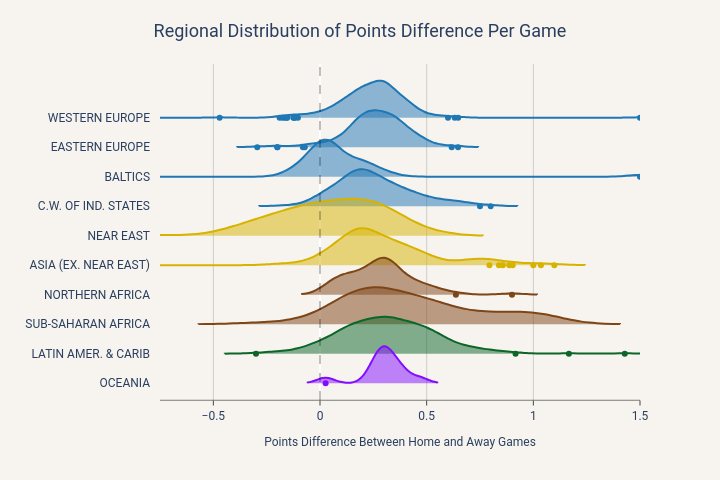

Write notebook code for a chart like this one.
### Markdown cell above
This plot is the main confirmation of home advantage being a real thing, and our main motivation to try to explain it.

### Code cell
# 1. Define the custom order of your regions to group nearby locations
custom_region_order = [
    "WESTERN EUROPE", "EASTERN EUROPE", "BALTICS", "C.W. OF IND. STATES",  # Europe grouping
    "NEAR EAST", "ASIA (EX. NEAR EAST)",     # Asia grouping
    'NORTHERN AFRICA', 'SUB-SAHARAN AFRICA',
    "LATIN AMER. & CARIB", # Americas grouping
    'OCEANIA'
    # ... add all other regions from your dataset in the exact order you want
]

# 2. Define a color map to assign the same color to clustered regions
region_colors = {
    # Europe - Blue
    "WESTERN EUROPE": "#1f77b4",  
    "EASTERN EUROPE": "#1f77b4",  
    "BALTICS": "#1f77b4",
    "C.W. OF IND. STATES": "#1f77b4",         
    
    # Americas - Green
    "LATIN AMER. & CARIB": "#0D6629", 
    
    # Asia - Orange
    "NEAR EAST": "#d7b300",       
    "ASIA (EX. NEAR EAST)": "#d7b300", 


    'NORTHERN AFRICA': "#7e4517",      
    'SUB-SAHARAN AFRICA': "#7e4517",

    'OCEANIA': "#820EFF"
    # ... ensure every region in your dataset has a color mapped to it
} 


# Create the base violin plot with swapped axes
fig = px.violin(
    team_summary,
    x="points_diff_per_game",  # Swapped: Numerical data is now on the x-axis
    y="region",             # Swapped: Categorical data is now on the y-axis
    color="region",         # Coloring by region helps visually separate the overlapping ridges
    #points="all",           # Displays each team as a dot under the ridge
    #hover_data=["Team"],    # Shows the team name when hovering over a dot
    title="Regional Distribution of Points Difference Per Game",
    
    category_orders={"region": custom_region_order},  # Forces the custom sorting
    color_discrete_map=region_colors
)

# Add the specific vertical line at x=0
fig.add_vline(x=0, line_width=1, line_color='#000000', opacity=0.5, line_dash='dash')

# Update traces to transform the violins into a ridge plot
fig.update_traces(
    orientation='h',        # Ensure the plot is drawn horizontally
    side='positive',        # Cuts the violin in half, leaving only the top "ridge"
    width=2.5,              # Increases the width so the distributions overlap vertically
    #marker_opacity=0.6     # Lowers the opacity of the dots so they don't visually overwhelm the plot
    #line_color="black" 
    hoveron=None      
)

# Apply axis styling (X solid with trims/ticks, Y hidden line/ticks)
fig.update_xaxes(
    showline=True, 
    linecolor='black', 
    linewidth=.5,
    ticks='outside',

    showgrid=True,
    gridcolor='HSL(0, 0%, 80%)', # Light gray grid lines for better readability

    title_font=dict(size=12),
    title_text='Points Difference Between Home and Away Games',
    range=[-0.75, 1.5],
    anchor='free',
    #shift=10
)
fig.update_yaxes(
    showline=False, 
    anchor='free',
    shift=-10,
    ticks=''
)

# Customize the layout for a clean, readable appearance
fig.update_layout(
    width=720,
    height=480,
    font=dict(family='Roboto'),
    plot_bgcolor='#f7f4ef',
    paper_bgcolor='#f7f4ef',
    
    title_x=0.5,        # Centers the title horizontally
    title_y=0.95,       # Moves the title slightly down from the top edge
    title_font_size=18,

    yaxis_title=None,  # Y-axis title is unnecessary since the regions are already labeled
    
    showlegend=False,       # The y-axis already labels the regions, so a legend is redundant

    margin=dict(
        l=160,  # Left margin in pixels
        #r=0,  # Right margin in pixels
        t=64,  # Top margin (often set slightly larger to accommodate the title)
        #b=100   # Bottom margin in pixels
    )
)

# Display the plot
fig.write_image('Regional_Distribution_of_Points_Difference_Per_Game.png')
fig.show()

### Figure 1 — Plotly figure (JSON) as saved in the notebook; plotly's stock layout.template omitted (floating-point values rounded to 4 significant figures; data arrays with more than 128 entries replaced by an {"elided": "..."} marker saying what was removed)
{"data": [{"alignmentgroup": "True", "box": {"visible": false}, "hovertemplate": "region=%{y}<br>points_diff_per_game=%{x}<extra></extra>", "legendgroup": "WESTERN EUROPE", "marker": {"color": "#1f77b4"}, "name": "WESTERN EUROPE", "offsetgroup": "WESTERN EUROPE", "orientation": "h", "scalegroup": "True", "showlegend": true, "side": "positive", "type": "violin", "width": 2.5, "x": {"elided": "346 float values"}, "x0": " ", "xaxis": "x", "y": {"elided": "346 str values"}, "y0": " ", "yaxis": "y"}, {"alignmentgroup": "True", "box": {"visible": false}, "hovertemplate": "region=%{y}<br>points_diff_per_game=%{x}<extra></extra>", "legendgroup": "EASTERN EUROPE", "marker": {"color": "#1f77b4"}, "name": "EASTERN EUROPE", "offsetgroup": "EASTERN EUROPE", "orientation": "h", "scalegroup": "True", "showlegend": true, "side": "positive", "type": "violin", "width": 2.5, "x": {"elided": "169 float values"}, "x0": " ", "xaxis": "x", "y": {"elided": "169 str values"}, "y0": " ", "yaxis": "y"}, {"alignmentgroup": "True", "box": {"visible": false}, "hovertemplate": "region=%{y}<br>points_diff_per_game=%{x}<extra></extra>", "legendgroup": "BALTICS", "marker": {"color": "#1f77b4"}, "name": "BALTICS", "offsetgroup": "BALTICS", "orientation": "h", "scalegroup": "True", "showlegend": true, "side": "positive", "type": "violin", "width": 2.5, "x": [0.0, 0.07207, 0.1264, 0.03137, 0.1667, -0.01569, 0.0, 0.0549, 0.1795, 0.07059, 0.01569, 0.1181, 1.5, 0.06275, 0.003922, 0.2111, 0.1967, 0.0, -0.07407, -0.06452, 0.0, 0.01136, 0.3295, 0.05618, 0.03448, -0.1481, -0.07937, 0.2727, -0.07463, 0.08824, 0.07353, 0.2736, 0.05263, -0.03125, 0.2222, 0.0, -0.01923, -1.0, 0.1058, 0.02632, -0.1226, 0.2083, 0.1714], "x0": " ", "xaxis": "x", "y": ["BALTICS", "BALTICS", "BALTICS", "BALTICS", "BALTICS", "BALTICS", "BALTICS", "BALTICS", "BALTICS", "BALTICS", "BALTICS", "BALTICS", "BALTICS", "BALTICS", "BALTICS", "BALTICS", "BALTICS", "BALTICS", "BALTICS", "BALTICS", "BALTICS", "BALTICS", "BALTICS", "BALTICS", "BALTICS", "BALTICS", "BALTICS", "BALTICS", "BALTICS", "BALTICS", "BALTICS", "BALTICS", "BALTICS", "BALTICS", "BALTICS", "BALTICS", "BALTICS", "BALTICS", "BALTICS", "BALTICS", "BALTICS", "BALTICS", "BALTICS"], "y0": " ", "yaxis": "y"}, {"alignmentgroup": "True", "box": {"visible": false}, "hovertemplate": "region=%{y}<br>points_diff_per_game=%{x}<extra></extra>", "legendgroup": "C.W. OF IND. STATES", "marker": {"color": "#1f77b4"}, "name": "C.W. OF IND. STATES", "offsetgroup": "C.W. OF IND. STATES", "orientation": "h", "scalegroup": "True", "showlegend": true, "side": "positive", "type": "violin", "width": 2.5, "x": {"elided": "158 float values"}, "x0": " ", "xaxis": "x", "y": {"elided": "158 str values"}, "y0": " ", "yaxis": "y"}, {"alignmentgroup": "True", "box": {"visible": false}, "hovertemplate": "region=%{y}<br>points_diff_per_game=%{x}<extra></extra>", "legendgroup": "NEAR EAST", "marker": {"color": "#d7b300"}, "name": "NEAR EAST", "offsetgroup": "NEAR EAST", "orientation": "h", "scalegroup": "True", "showlegend": true, "side": "positive", "type": "violin", "width": 2.5, "x": [0.2571, -0.1619, -0.02727, 0.1538, -0.2703, -0.2812, -0.1042, 0.2692, -0.4234, -0.1182, 0.2687, -0.8333, 0.07692, 0.1313, -0.01961, 0.1096, -0.0991, 0.008, -0.01429, -0.1622, -0.2632, 0.2768, 0.1232, -0.1143, -0.1206, -1.4, -0.06522, 0.05147, 0.03676, 0.1923, -0.3696, -0.1846, -0.3256, 0.25, -0.2937, -0.02143, 0.0381, -2.0, -0.1655, -0.2718, -0.3366, 0.0137, 0.2, 0.2857, -0.2667, -0.1333, 0.06667, 0.0, -0.4667, -0.2143, -0.3333, 0.2667, 0.5, 0.02655, 0.1364, 0.0, 0.1778, 0.01481, -0.0963, 0.0963, -0.04444, -0.04425, -0.2727, 0.1259, 0.1111, -0.1161, -0.12, 0.1704, 0.05926, 0.2796, 0.1667, 0.2261, 0.5294, 0.2714, 0.3529, -0.02941, 0.25, 0.3433, 0.42, 0.2836, 0.2308, 0.2667, 0.4118, 0.1304, 0.2059, 0.1846, 0.3441, 0.2887, 0.1176, 0.1505, 0.4265, -0.1356, 0.3051, 0.2941, 0.42, 0.3232, 0.2575], "x0": " ", "xaxis": "x", "y": ["NEAR EAST", "NEAR EAST", "NEAR EAST", "NEAR EAST", "NEAR EAST", "NEAR EAST", "NEAR EAST", "NEAR EAST", "NEAR EAST", "NEAR EAST", "NEAR EAST", "NEAR EAST", "NEAR EAST", "NEAR EAST", "NEAR EAST", "NEAR EAST", "NEAR EAST", "NEAR EAST", "NEAR EAST", "NEAR EAST", "NEAR EAST", "NEAR EAST", "NEAR EAST", "NEAR EAST", "NEAR EAST", "NEAR EAST", "NEAR EAST", "NEAR EAST", "NEAR EAST", "NEAR EAST", "NEAR EAST", "NEAR EAST", "NEAR EAST", "NEAR EAST", "NEAR EAST", "NEAR EAST", "NEAR EAST", "NEAR EAST", "NEAR EAST", "NEAR EAST", "NEAR EAST", "NEAR EAST", "NEAR EAST", "NEAR EAST", "NEAR EAST", "NEAR EAST", "NEAR EAST", "NEAR EAST", "NEAR EAST", "NEAR EAST", "NEAR EAST", "NEAR EAST", "NEAR EAST", "NEAR EAST", "NEAR EAST", "NEAR EAST", "NEAR EAST", "NEAR EAST", "NEAR EAST", "NEAR EAST", "NEAR EAST", "NEAR EAST", "NEAR EAST", "NEAR EAST", "NEAR EAST", "NEAR EAST", "NEAR EAST", "NEAR EAST", "NEAR EAST", "NEAR EAST", "NEAR EAST", "NEAR EAST", "NEAR EAST", "NEAR EAST", "NEAR EAST", "NEAR EAST", "NEAR EAST", "NEAR EAST", "NEAR EAST", "NEAR EAST", "NEAR EAST", "NEAR EAST", "NEAR EAST", "NEAR EAST", "NEAR EAST", "NEAR EAST", "NEAR EAST", "NEAR EAST", "NEAR EAST", "NEAR EAST", "NEAR EAST", "NEAR EAST", "NEAR EAST", "NEAR EAST", "NEAR EAST", "NEAR EAST", "NEAR EAST"], "y0": " ", "yaxis": "y"}, {"alignmentgroup": "True", "box": {"visible": false}, "hovertemplate": "region=%{y}<br>points_diff_per_game=%{x}<extra></extra>", "legendgroup": "ASIA (EX. NEAR EAST)", "marker": {"color": "#d7b300"}, "name": "ASIA (EX. NEAR EAST)", "offsetgroup": "ASIA (EX. NEAR EAST)", "orientation": "h", "scalegroup": "True", "showlegend": true, "side": "positive", "type": "violin", "width": 2.5, "x": {"elided": "155 float values"}, "x0": " ", "xaxis": "x", "y": {"elided": "155 str values"}, "y0": " ", "yaxis": "y"}, {"alignmentgroup": "True", "box": {"visible": false}, "hovertemplate": "region=%{y}<br>points_diff_per_game=%{x}<extra></extra>", "legendgroup": "NORTHERN AFRICA", "marker": {"color": "#7e4517"}, "name": "NORTHERN AFRICA", "offsetgroup": "NORTHERN AFRICA", "orientation": "h", "scalegroup": "True", "showlegend": true, "side": "positive", "type": "violin", "width": 2.5, "x": [0.2577, 0.1667, 0.2649, 0.1677, 0.1111, 0.1856, 0.05556, 0.9, 0.03333, 0.2083, 0.07477, 0.2295, 0.1557, 0.2925, 0.3667, 0.5, 0.3929, 0.04321, 0.2955, 0.1325, 0.1145, 0.2994, 0.1471, 0.1, 0.06024, 0.0438, 0.3529, 0.08271, 0.25, 0.4576, 0.4214, 0.3018, 0.1893, 0.3214, 0.2647, 0.1053, 0.3167, 0.3222, 0.1953, 0.3028, 0.2667, 0.1, 0.3095, 0.3373, 0.2798, 0.3588, 0.1772, 0.2, 0.426, 0.2976, 0.2617, 0.2, 0.2797, 0.5789, 0.2333, 0.3103, 0.4224, 0.3553, 0.5099, 0.637, 0.1053, 0.2517, 0.42, 0.3179, 0.5455, 0.3333, 0.4062, 0.4898, 0.5172, 0.32, 0.3571, 0.3175, 0.3172, 0.45, 0.287], "x0": " ", "xaxis": "x", "y": ["NORTHERN AFRICA", "NORTHERN AFRICA", "NORTHERN AFRICA", "NORTHERN AFRICA", "NORTHERN AFRICA", "NORTHERN AFRICA", "NORTHERN AFRICA", "NORTHERN AFRICA", "NORTHERN AFRICA", "NORTHERN AFRICA", "NORTHERN AFRICA", "NORTHERN AFRICA", "NORTHERN AFRICA", "NORTHERN AFRICA", "NORTHERN AFRICA", "NORTHERN AFRICA", "NORTHERN AFRICA", "NORTHERN AFRICA", "NORTHERN AFRICA", "NORTHERN AFRICA", "NORTHERN AFRICA", "NORTHERN AFRICA", "NORTHERN AFRICA", "NORTHERN AFRICA", "NORTHERN AFRICA", "NORTHERN AFRICA", "NORTHERN AFRICA", "NORTHERN AFRICA", "NORTHERN AFRICA", "NORTHERN AFRICA", "NORTHERN AFRICA", "NORTHERN AFRICA", "NORTHERN AFRICA", "NORTHERN AFRICA", "NORTHERN AFRICA", "NORTHERN AFRICA", "NORTHERN AFRICA", "NORTHERN AFRICA", "NORTHERN AFRICA", "NORTHERN AFRICA", "NORTHERN AFRICA", "NORTHERN AFRICA", "NORTHERN AFRICA", "NORTHERN AFRICA", "NORTHERN AFRICA", "NORTHERN AFRICA", "NORTHERN AFRICA", "NORTHERN AFRICA", "NORTHERN AFRICA", "NORTHERN AFRICA", "NORTHERN AFRICA", "NORTHERN AFRICA", "NORTHERN AFRICA", "NORTHERN AFRICA", "NORTHERN AFRICA", "NORTHERN AFRICA", "NORTHERN AFRICA", "NORTHERN AFRICA", "NORTHERN AFRICA", "NORTHERN AFRICA", "NORTHERN AFRICA", "NORTHERN AFRICA", "NORTHERN AFRICA", "NORTHERN AFRICA", "NORTHERN AFRICA", "NORTHERN AFRICA", "NORTHERN AFRICA", "NORTHERN AFRICA", "NORTHERN AFRICA", "NORTHERN AFRICA", "NORTHERN AFRICA", "NORTHERN AFRICA", "NORTHERN AFRICA", "NORTHERN AFRICA", "NORTHERN AFRICA"], "y0": " ", "yaxis": "y"}, {"alignmentgroup": "True", "box": {"visible": false}, "hovertemplate": "region=%{y}<br>points_diff_per_game=%{x}<extra></extra>", "legendgroup": "SUB-SAHARAN AFRICA", "marker": {"color": "#7e4517"}, "name": "SUB-SAHARAN AFRICA", "offsetgroup": "SUB-SAHARAN AFRICA", "orientation": "h", "scalegroup": "True", "showlegend": true, "side": "positive", "type": "violin", "width": 2.5, "x": {"elided": "225 float values"}, "x0": " ", "xaxis": "x", "y": {"elided": "225 str values"}, "y0": " ", "yaxis": "y"}, {"alignmentgroup": "True", "box": {"visible": false}, "hovertemplate": "region=%{y}<br>points_diff_per_game=%{x}<extra></extra>", "legendgroup": "LATIN AMER. & CARIB", "marker": {"color": "#0D6629"}, "name": "LATIN AMER. & CARIB", "offsetgroup": "LATIN AMER. & CARIB", "orientation": "h", "scalegroup": "True", "showlegend": true, "side": "positive", "type": "violin", "width": 2.5, "x": {"elided": "324 float values"}, "x0": " ", "xaxis": "x", "y": {"elided": "324 str values"}, "y0": " ", "yaxis": "y"}, {"alignmentgroup": "True", "box": {"visible": false}, "hovertemplate": "region=%{y}<br>points_diff_per_game=%{x}<extra></extra>", "legendgroup": "OCEANIA", "marker": {"color": "#820EFF"}, "name": "OCEANIA", "offsetgroup": "OCEANIA", "orientation": "h", "scalegroup": "True", "showlegend": true, "side": "positive", "type": "violin", "width": 2.5, "x": [0.2981, 0.2938, 0.2407, 0.3214, 0.306, 0.3395, 0.2795, 0.2632, 0.4658, 0.3789, 0.3789, 0.02632], "x0": " ", "xaxis": "x", "y": ["OCEANIA", "OCEANIA", "OCEANIA", "OCEANIA", "OCEANIA", "OCEANIA", "OCEANIA", "OCEANIA", "OCEANIA", "OCEANIA", "OCEANIA", "OCEANIA"], "y0": " ", "yaxis": "y"}], "layout": {"font": {"family": "Roboto"}, "height": 480, "legend": {"title": {"text": "region"}, "tracegroupgap": 0}, "margin": {"l": 160, "t": 64}, "paper_bgcolor": "#f7f4ef", "plot_bgcolor": "#f7f4ef", "shapes": [{"line": {"color": "#000000", "dash": "dash", "width": 1}, "opacity": 0.5, "type": "line", "x0": 0, "x1": 0, "xref": "x", "y0": 0, "y1": 1, "yref": "y domain"}], "showlegend": false, "title": {"font": {"size": 18}, "text": "Regional Distribution of Points Difference Per Game", "x": 0.5, "y": 0.95}, "violinmode": "overlay", "width": 720, "xaxis": {"anchor": "free", "domain": [0, 1], "gridcolor": "HSL(0, 0%, 80%)", "linecolor": "black", "linewidth": 0.5, "range": [-0.75, 1.5], "showgrid": true, "showline": true, "ticks": "outside", "title": {"font": {"size": 12}, "text": "Points Difference Between Home and Away Games"}}, "yaxis": {"anchor": "free", "categoryarray": ["OCEANIA", "LATIN AMER. & CARIB", "SUB-SAHARAN AFRICA", "NORTHERN AFRICA", "ASIA (EX. NEAR EAST)", "NEAR EAST", "C.W. OF IND. STATES", "BALTICS", "EASTERN EUROPE", "WESTERN EUROPE"], "categoryorder": "array", "domain": [0, 1], "shift": -10, "showline": false, "ticks": "", "title": {}}}}
